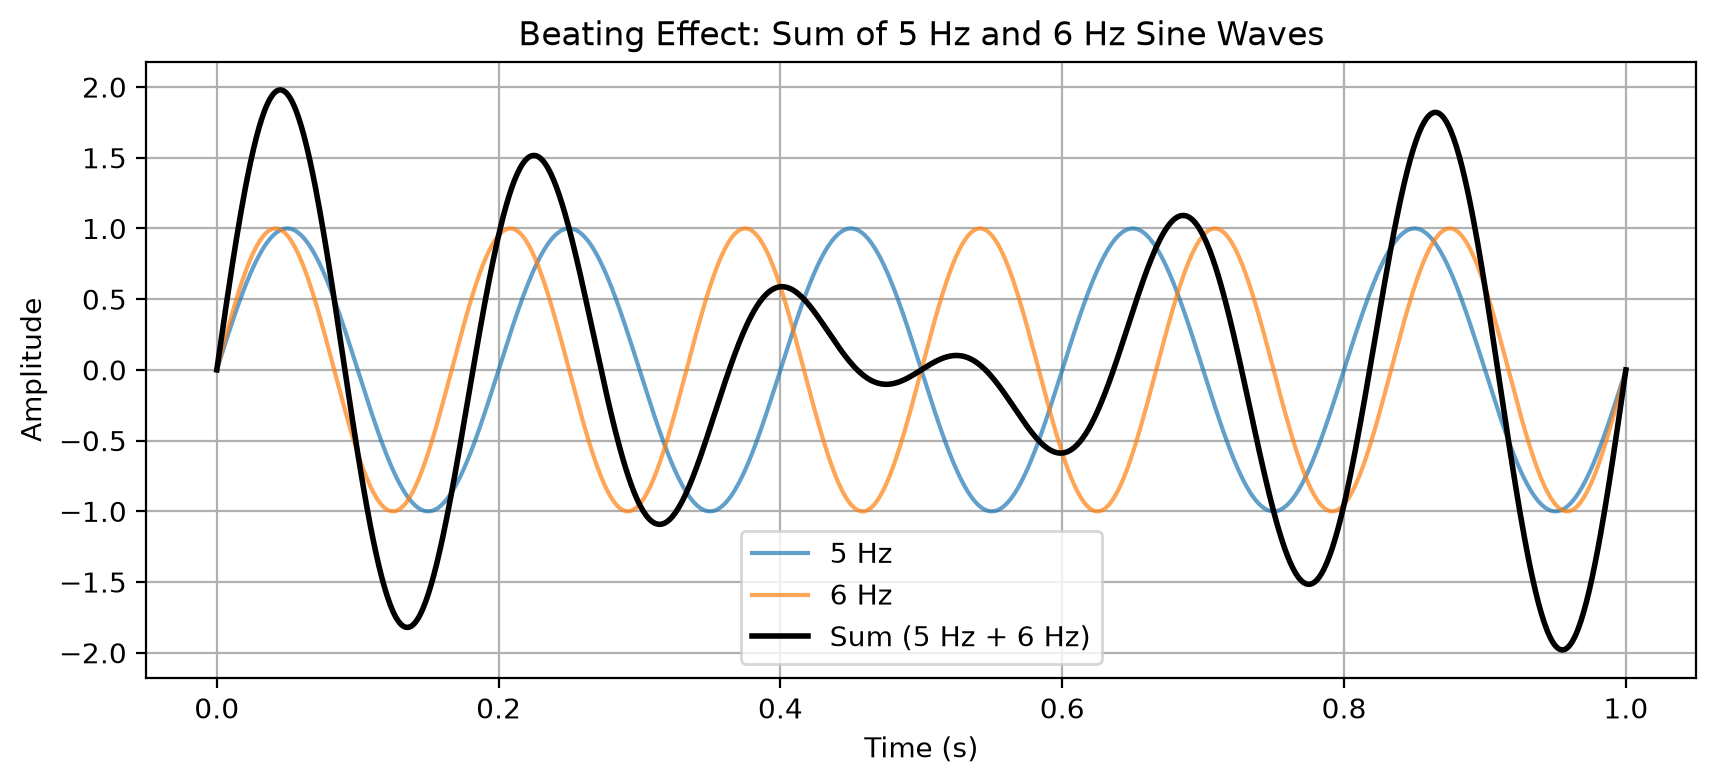

Generate this figure with Python:
import numpy as np
import matplotlib.pyplot as plt

t = np.linspace(0, 1, 1000)
y1 = np.sin(2 * np.pi * 5 * t)  # 5 Hz
y2 = np.sin(2 * np.pi * 6 * t)  # 6 Hz
y_sum = y1 + y2

plt.figure(figsize=(10, 4))
plt.plot(t, y1, label="5 Hz", alpha=0.7)
plt.plot(t, y2, label="6 Hz", alpha=0.7)
plt.plot(t, y_sum, label="Sum (5 Hz + 6 Hz)", color="black", linewidth=2)
plt.xlabel("Time (s)")
plt.ylabel("Amplitude")
plt.legend()
plt.title("Beating Effect: Sum of 5 Hz and 6 Hz Sine Waves")
plt.grid(True)
plt.savefig("test.png", dpi=200, bbox_inches="tight")
